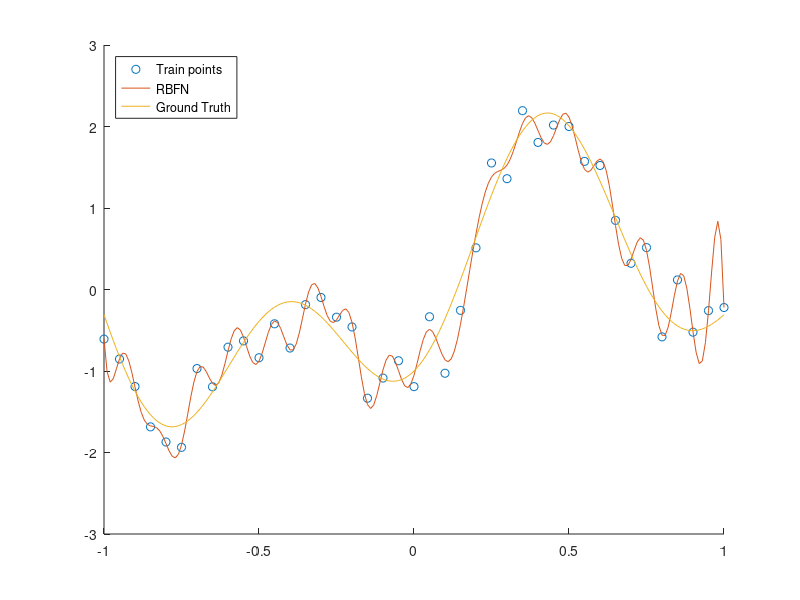

Recreate this plot in MATLAB. (Note: this script raises an error after producing the figure.)
clc
clear
% construct data
rng(520) % reproduce seed
train_x = -1:0.05:1;
train_y = 1.2*sin(pi*train_x)-cos(2.4*pi*train_x)+0.3*randn(1,size(train_x,2));
test_x = -1:0.01:1;
test_y = 1.2*sin(pi*test_x)-cos(2.4*pi*test_x);
MSE_train = [];
MSE_test = [];
for i = [0,0.1,1,10,100]
    % Training
    lambda = i;
    r = abs(train_x' - train_x);
    RBF = exp(-r.^2./2/0.1^2);
    w =pinv(RBF'*RBF+lambda*eye(size(RBF,2)))*RBF'*train_y';
    % Train
    r = abs(train_x' - train_x);
    RBF = exp(-r.^2./2/0.1^2);
    pred_y = (RBF*w)';
    MSE_train = [MSE_train;sum((pred_y - train_y).^2)/size(pred_y,2)];
    % Test
    r = abs(test_x' - train_x);
    RBF = exp(-r.^2./2/0.1^2);
    pred_y = (RBF*w)';
    MSE_test = [MSE_test;sum((pred_y - test_y).^2)/size(pred_y,2)];
    % Plot
    fig = figure();
    hold on
    plot(train_x,train_y,'o')
    plot(test_x,pred_y)
    plot(test_x,test_y)
    legend('Train points','RBFN','Ground Truth','Location','northwest')
    title(join(['\lambda=',sprintf('%.1f',i)]))
    hold off
    saveas(fig,sprintf('lambda_%.1f.png',i))
end
